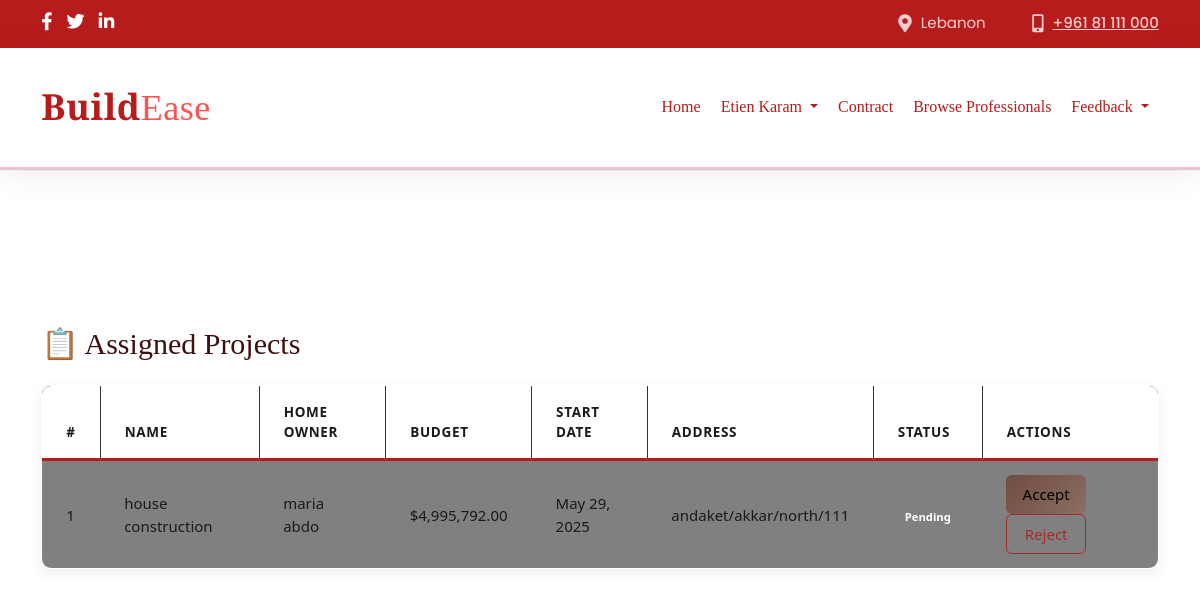
The page /Clarita-contractorPage.php (signed in) on the database its author committed.
### tables this page shows
CREATE TABLE `project` (
  `projectID` int(11) NOT NULL,
  `name` varchar(40) NOT NULL,
  `budget` double NOT NULL,
  `exactCost` double NOT NULL,
  `estimatedDuration` varchar(40) NOT NULL,
  `exactDuration` varchar(40) NOT NULL,
  `startDate` date NOT NULL,
  `imageGenerated` varchar(300) DEFAULT NULL,
  `contractorID` int(11) DEFAULT NULL,
  `addressID` int(11) DEFAULT NULL,
  `status` varchar(20) NOT NULL DEFAULT 'pending' COMMENT 'Project status: pending, active, completed, rejected',
  `contractorPrice` decimal(10,2) DEFAULT NULL,
  `websiteCommission` decimal(10,2) DEFAULT NULL
);

CREATE TABLE `homeowner` (
  `id` int(11) NOT NULL,
  `fullName` varchar(40) NOT NULL,
  `email` varchar(200) NOT NULL,
  `password` varchar(100) NOT NULL,
  `phoneNumber` varchar(20) NOT NULL,
  `addressID` int(11) DEFAULT NULL,
  `status` varchar(50) DEFAULT 'pending'
);

CREATE TABLE `address` (
  `addressID` int(11) NOT NULL,
  `street` varchar(20) NOT NULL,
  `city` varchar(20) NOT NULL,
  `state` varchar(20) DEFAULT NULL,
  `postalCode` varchar(20) DEFAULT NULL
);

### Clarita-contractorPage.php (the view, shortened to what this page needs)
<?php
include 'conx.php';
$contId = $_SESSION['contractor_identity']['id'];
   ?>
<!doctype html>
<html lang="en">
  <head>
    <link rel="stylesheet" href="css/bootstrap.min.css">
    <link rel="stylesheet" href="css/custom.css">
    <link rel="stylesheet" href="https://pro.fontawesome.com/releases/v5.10.0/css/all.css"/>
    <link href="https://cdn.jsdelivr.net/npm/bootstrap@5.3.2/dist/css/bootstrap.min.css" rel="stylesheet">
  </head>
  <body>
    <div class="header" id="header">
      <header class="header-area">
        <div class="container">
          <div class="row align-items-center">
            <div class="col-md-3 text-left">
              <div class="header-left">
                <a href="#"><i class="fab fa-facebook-f"></i></a>
                <a href="#"><i class="fab fa-twitter"></i></a>
                <a href="#"><i class="fab fa-linkedin-in"></i></a>
              </div>
            </div>
            <div class="col-md-9 text-right">
              <div class="header-right">
                <ul class="list-inline mb-0">
                  <li class="list-inline-item"><i class="fas fa-map-marker-alt"></i> Lebanon</li>
                  <li class="list-inline-item"><i class="fas fa-mobile-alt"></i> <a href="#">+961 81 111 000</a></li>
                </ul>
              </div>
            </div>
          </div>
        </div>
      </header>
      <nav class="navigation">
        <div class="container">
          <nav class="navbar navbar-expand-lg">
            <a class="navbar-brand" href="index.php">
              <div class="logo">Build<span>Ease</span></div>
            </a>
            <div class="collapse navbar-collapse" id="navbarNav">
              <ul class="navbar-nav ml-auto">
                <li class="nav-item active"><a class="nav-link" href="index.php">Home</a></li>
                <li class="nav-item dropdown">
    <a class="nav-link dropdown-toggle" href="#" id="userDropdown" role="button" data-bs-toggle="dropdown" aria-expanded="false">
        <?php echo isset($_SESSION['contractor_identity']['fullName']) ? $_SESSION['contractor_identity']['fullName'] : 'Profile'; ?>
    </a>
</li>
  <li class="nav-item active"><a class="nav-link" href="contractDetails.php">contract</a></li>
<li class="nav-item active"><a class="nav-link" href="CbrowseProfessionals.php">Browse professionals</a></li>
<li class="nav-item dropdown">
          <a class="nav-link dropdown-toggle" href="#" id="feedbackDropdown" role="button" data-bs-toggle="dropdown" aria-expanded="false">
            Feedback
          </a>
            </div>
          </nav>
        </div>
      </nav>
    </div>
<br><br><br><br><br>
<?php $counter=0;?>
<div class="container mt-5">
  <h2 class="text-orange mb-4" style="color: balck;">📋 Assigned Projects</h2>
  <table class="table table-custom">
    <thead class="table-custom thead">
      <tr>
      <th>#</th>
        <th>Name</th>
        <th>Home Owner</th>
        <th>Budget</th>
        <th>Start Date</th>
        <th>Address</th>
        <th>Status</th>
        <th>Actions</th>
      </tr>
    </thead>
    <tbody>
      <?php
     $sql=" SELECT project.*, address.*, HomeOwner.fullName AS homeOwnerName
FROM project
JOIN address ON project.addressID = address.addressID
JOIN Creates ON project.projectID = Creates.projectID
JOIN HomeOwner ON Creates.homeOwnerID = HomeOwner.ID
WHERE project.contractorID = ? AND project.status = 'pending' AND HomeOwner.status='accepted' ";
      $stmt = $conn->prepare($sql);
      $stmt->bind_param("i", $contId);
      $stmt->execute();
      $result = $stmt->get_result();
      if ($result->num_rows > 0):
        while ($row = $result->fetch_assoc()): ?>
          <tr>
            <td><?php  echo $counter+=1;?></td>
            <td><?= htmlspecialchars($row['name']) ?></td>
            <td><?= htmlspecialchars($row['homeOwnerName']) ?></td>
            <td>$<?= htmlspecialchars(number_format($row['budget'], 2)) ?></td>
            <td><?= htmlspecialchars(date('M d, Y', strtotime($row['startDate']))) ?></td>
            <td><?= htmlspecialchars($row['street'])."/".htmlspecialchars($row['city'])."/".htmlspecialchars($row['state'])."/".htmlspecialchars($row['postalCode']) ?></td>
            <td><span class="badge bg-orange"><?= htmlspecialchars(ucfirst($row['status'])) ?></span></td>
            <td>
              <form action="handle_project_response.php" method="POST" >
                <button type="submit" name="action" value="accept" class="btn btn-custom-accept me-2">Accept</button>
                <button type="submit" name="action" value="reject" class="btn btn-custom-reject">Reject</button>
              </form>
            </td>
          </tr>
        <?php endwhile;
      endif; ?>
    </tbody>
  </table>
</div>
  </body>
</html>

### css/custom.css (style rules this page uses)
body, html { color: #6f6f6f; font-size: 15px; line-height: 1.6; font-family: 'Poppins', sans-serif; width: 100% !important; height: 100% !important; scroll-behavior:smooth!important; }
h1, h2, h3, h4, h5, h6 { line-height: 1.3; font-weight:700; color: #1f1c0c; }
.h1, .h2, .h3, .h4, .h5, .h6, h1, h2, h3, h4, h5, h6 { font-weight: 700; }
h2, .h2 { font-size: 30px; }
@media (min-width: 1200px) { .container { max-width: 1170px; } }
a, a:hover, a:focus { -webkit-transition-duration: 500ms; transition-duration: 500ms; text-decoration: none; color: #ff532e; outline: 0 solid transparent; }
ul, ol { padding: 0; margin:0px; list-style: none; webkit-padding: 0; moz-padding: 0; }
a, button { color: inherit; outline: medium none; }
.header { position: relative; width: 100%; background: #fff; z-index:999; box-shadow: 0 1px 1px 0 rgb(0 0 0 / 16%); }
.header-area .header-right { text-align: right; }
.header-area .header-right ul { padding-left: 0; margin-bottom: 0; }
.header-area .header-right ul li { list-style: none; display: inline-block; font-size: 15px; margin-left: 35px; position: relative; }
.header-area .header-right ul li i { font-size: 18px; top: 2px; position: relative; margin-right: 5px; }
.header-area .header-left a i { color: #ffffff; font-size: 18px; margin-right: 10px; }
.navigation { background-color: #333; padding: 8px 0px; z-index: 3; }
.navbar-nav .nav-item { position:relative; }
.navbar-brand { font-weight: 900; font-size:30px; color: #fff; padding:0px; }
.navbar-nav .nav-item .nav-link { font-size: 16px; color: #fff; background: none !important; padding: 28px 15px; font-weight: normal; text-transform:capitalize; display:block; font-weight:400; position: relative; text-decoration: none; transition:0.4s ease; }
.navbar-nav .nav-item.active .nav-link { color: #fff; font-weight: 500; }
.btn { font-size: 15px; font-weight: 600; padding: 8px 22px; border-radius: 0px; }
@media only screen and (min-width:1200px) { .navbar-nav .nav-item .nav-link { padding: 9px 10px!important; } }
.navbar-nav .nav-item.active:after { background-color: #fff; width: 75%!important; }
.navbar-nav .nav-item:hover:after, .nav-item.active:after { width: 75%; }
.navbar-nav .nav-item:last-child:after { display:none; }

### rows shown on the page
project: name "house construction", homeowner.fullName "maria abdo", budget "4,995,792.00", startDate "May 29, 2025", addressID.street "andaket", addressID.city "akkar", addressID.state "north", addressID.postalCode "111", status "Pending"

### other values the page prints
$_SESSION['contractor_identity']['fullName'] "Etien Karam"
